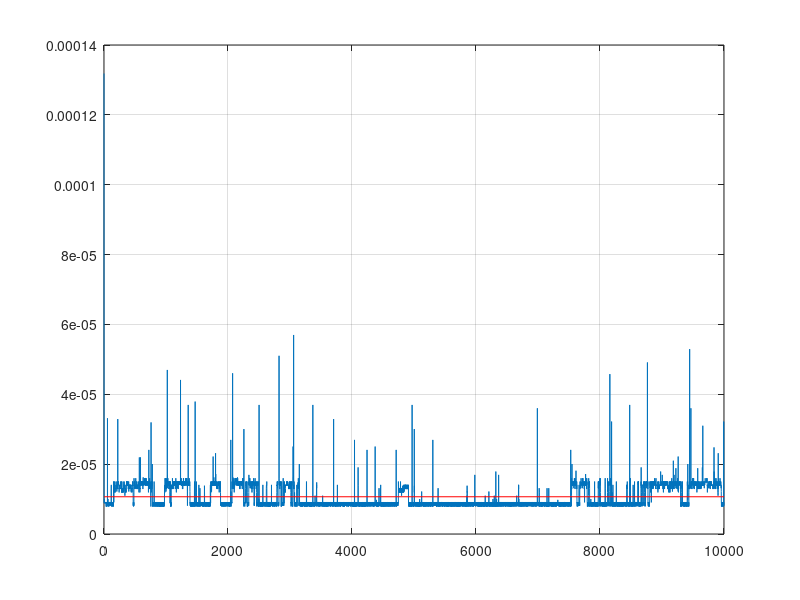

Recreate this plot in MATLAB.
% pauseTester.m

% Plots the true duration of a 0.00000001 second pause.


iterations = 10000;

for i = 1:iterations
    tic;
    pause(0.00000001);
    y(i) = toc;
end

x = linspace(0, iterations, iterations);
avg = sum(y) / iterations;

plot(x, y,...
    [1 iterations], [avg avg], 'r');
text(40, 0.0025, ['avg = ', num2str(avg)]);
grid on;